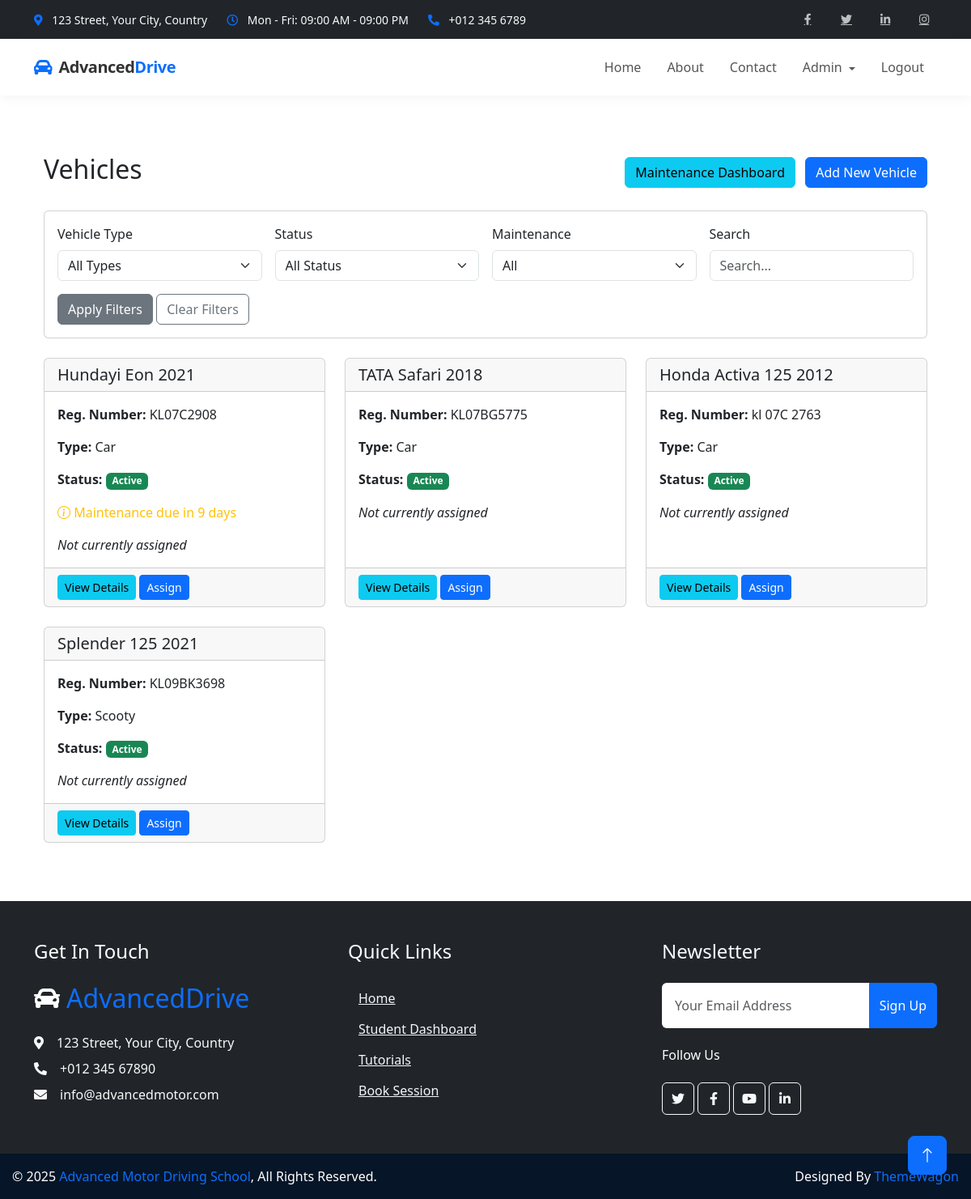
Screenshot of /vehicle/ (signed in) with the database file from the repository.
### vehicles/models.py (models this page shows, shortened)
class Vehicle(models.Model):
    VEHICLE_TYPES = (
        ('CAR', 'Car'),
        ('SCOOTY', 'Scooty'),
        ('OTHER', 'Other')
    )
    vehicle_number = models.CharField(max_length=20, unique=True)
    make = models.CharField(max_length=50)
    model = models.CharField(max_length=100)
    vehicle_type = models.CharField(max_length=10, choices=VEHICLE_TYPES)
    purchased_year = models.PositiveIntegerField()
    registration_expiry = models.DateField(null=True, blank=True)
    insurance_expiry = models.DateField(null=True, blank=True)
    seating_capacity = models.PositiveIntegerField(default=2)
    last_service_date = models.DateField(null=True, blank=True)
    next_service_due = models.DateField(null=True, blank=True)
    odometer_reading = models.PositiveIntegerField(default=0)
    is_active = models.BooleanField(default=True)
    created_at = models.DateTimeField(auto_now_add=True)
    updated_at = models.DateTimeField(auto_now=True)
    def is_maintenance_due(self):
        if not self.next_service_due:
            return False
        return self.next_service_due <= timezone.now().date()
    def days_to_maintenance(self):
        if not self.next_service_due:
            return None
        delta = self.next_service_due - timezone.now().date()
        return delta.days

### vehicles/views.py (the view)
# urls.py: path('', views.vehicle_list, name='vehicle_list'),
@login_required
def vehicle_list(request):
    vehicle_type = request.GET.get('type')
    status = request.GET.get('status')
    maintenance_due = request.GET.get('maintenance')
    search_query = request.GET.get('search')
    vehicles = Vehicle.objects.all()
    if vehicle_type:
        vehicles = vehicles.filter(vehicle_type=vehicle_type)
    if status:
        is_active = status == 'active'
        vehicles = vehicles.filter(is_active=is_active)
    if maintenance_due == 'due':
        vehicles = [v for v in vehicles if v.is_maintenance_due()]
    if search_query:
        vehicles = vehicles.filter(
            Q(make__icontains=search_query) |
            Q(model__icontains=search_query) |
            Q(vehicle_number__icontains=search_query)
        )
    context = {
        'vehicles': vehicles,
        'vehicle_types': Vehicle.VEHICLE_TYPES,
        'current_filters': {
            'type': vehicle_type,
            'status': status,
            'maintenance': maintenance_due,
            'search': search_query
        }
    }
    return render(request, 'vehicles/vehicle_list.html', context)

### vehicles/templates/vehicles/vehicle_list.html (shortened to what this page needs)
{% extends 'base.html' %}
{% block content %}
<div class="container mt-4">
    <div class="d-flex justify-content-between align-items-center mb-4">
        <h2>Vehicles</h2>
        <div>
            <a href="{% url 'maintenance_dashboard' %}" class="btn btn-info me-2">Maintenance Dashboard</a>
            <a href="{% url 'vehicle_create' %}" class="btn btn-primary">Add New Vehicle</a>
        </div>
    </div>
    <div class="card mb-4">
        <div class="card-body">
            <form method="get" class="row g-3">
                <div class="col-md-3">
                    <label for="type" class="form-label">Vehicle Type</label>
                    <select name="type" id="type" class="form-select">
                        <option value="">All Types</option>
                    </select>
                </div>
                <div class="col-md-3">
                    <label for="status" class="form-label">Status</label>
                    <select name="status" id="status" class="form-select">
                        <option value="">All Status</option>
                    </select>
                </div>
                <div class="col-md-3">
                    <label for="maintenance" class="form-label">Maintenance</label>
                    <select name="maintenance" id="maintenance" class="form-select">
                        <option value="">All</option>
                    </select>
                </div>
                <div class="col-md-3">
                    <label for="search" class="form-label">Search</label>
                    <input type="text" class="form-control" id="search" name="search" value="{{ current_filters.search|default:'' }}" placeholder="Search...">
                </div>
                <div class="col-12">
                    <button type="submit" class="btn btn-secondary">Apply Filters</button>
                    <a href="{% url 'vehicle_list' %}" class="btn btn-outline-secondary">Clear Filters</a>
                </div>
            </form>
        </div>
    </div>
    <div class="row">
        {% for vehicle in vehicles %}
        <div class="col-md-4 mb-4">
            <div class="card h-100 {% if not vehicle.is_active %}border-danger{% elif vehicle.is_maintenance_due %}border-warning{% endif %}">
                <div class="card-header">
                    <h5 class="card-title mb-0">{{ vehicle.make }} {{ vehicle.model }}</h5>
                </div>
                <div class="card-body">
                    <p class="card-text"><strong>Reg. Number:</strong> {{ vehicle.vehicle_number }}</p>
                    <p class="card-text"><strong>Type:</strong> {{ vehicle.get_vehicle_type_display }}</p>
                    <p class="card-text"><strong>Status:</strong>
                        {% if vehicle.is_active %}
                            <span class="badge bg-success">Active</span>
                        {% else %}
                            <span class="badge bg-danger">Inactive</span>
                        {% endif %}
                    </p>
                    {% if vehicle.is_maintenance_due %}
                        <p class="card-text text-warning"><i class="bi bi-exclamation-triangle"></i> Maintenance due!</p>
                    {% elif vehicle.days_to_maintenance and vehicle.days_to_maintenance <= 30 %}
                        <p class="card-text text-warning"><i class="bi bi-info-circle"></i> Maintenance due in {{ vehicle.days_to_maintenance }} days</p>
                    {% endif %}
                    {% if vehicle.currently_assigned %}
                        <p class="card-text"><strong>Assigned to:</strong> {{ vehicle.currently_assigned }}</p>
                    {% else %}
                        <p class="card-text"><em>Not currently assigned</em></p>
                    {% endif %}
                </div>
                <div class="card-footer">
                    <a href="{% url 'vehicle_detail' vehicle.id %}" class="btn btn-info btn-sm">View Details</a>
                    {% if not vehicle.currently_assigned and vehicle.is_active %}
                        <a href="{% url 'assign_vehicle' vehicle.id %}" class="btn btn-primary btn-sm">Assign</a>
                    {% endif %}
                </div>
            </div>
        </div>
        {% empty %}
        <div class="col-12">
            <div class="alert alert-info">
                No vehicles found. Try adjusting your filters or <a href="{% url 'vehicle_create' %}">add a new vehicle</a>.
            </div>
        </div>
        {% endfor %}
    </div>
</div>
{% endblock %}

### static/css/style.css (style rules this page uses)
:root { --primary: #F3BD00; --secondary: #757575; --light: #F3F6F8; --dark: #0C2B4B; }
.btn { font-weight: 500; transition: .5s; }
.btn.btn-primary, .btn.btn-outline-primary:hover { color: #FFFFFF; }

### templates/base.html (style rules this page uses)
html, body { height: 100%; margin: 0; padding: 0; display: flex; flex-direction: column; }

### rows the page displays
Vehicle: make "Hundayi Eon", model "2021", vehicle_number "KL07C2908", vehicle_type "Car", is_active "Active", days_to_maintenance "9"
Vehicle: make "TATA Safari", model "2018", vehicle_number "KL07BG5775", vehicle_type "Car", is_active "Active"
Vehicle: make "Honda Activa 125", model "2012", vehicle_number "kl 07C 2763", vehicle_type "Car", is_active "Active"
Vehicle: make "Splender 125", model "2021", vehicle_number "KL09BK3698", vehicle_type "Scooty", is_active "Active"
